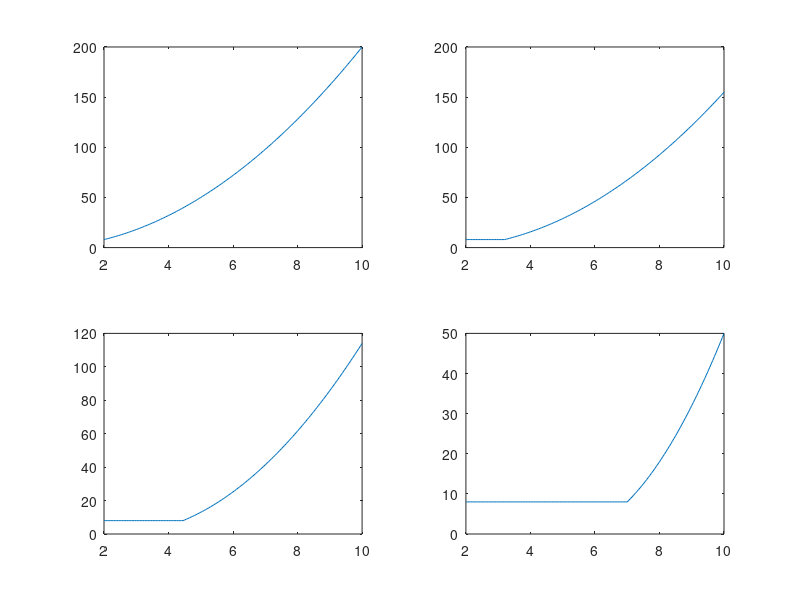

Write the MATLAB code that produced this figure.
xmin=2; dx=0.05; xmax=10; dt=0.01; tmax=1; c=5; f0=@(x) 2*x.^2;
N = ceil((xmax - xmin) / dx);
xmax = xmin + N*dx;
M = ceil(tmax/dt); %change in time axis
k1 = 1 - dt*c/dx;
k2 = dt*c/dx;
solution = zeros(N+1,M+1);
vetx = xmin:dx:xmax;
for i=1:N+1
   solution(i,1) = feval(f0,vetx(i));
end
fixedvalue = solution(1,1);

% this is needed because of finite domain 

for j=1:M
   solution(:,j+1) = k1*solution(:,j) + k2*[ fixedvalue ; solution(1:N,j) ];
end
subplot(2,2,1);
plot(xmin:dx:xmax, solution(:,1));
subplot(2,2,2);
plot(xmin:dx:xmax, solution(:,25));
subplot(2,2,3);
plot(xmin:dx:xmax, solution(:,50));
subplot(2,2,4);
plot(xmin:dx:xmax, solution(:,101));